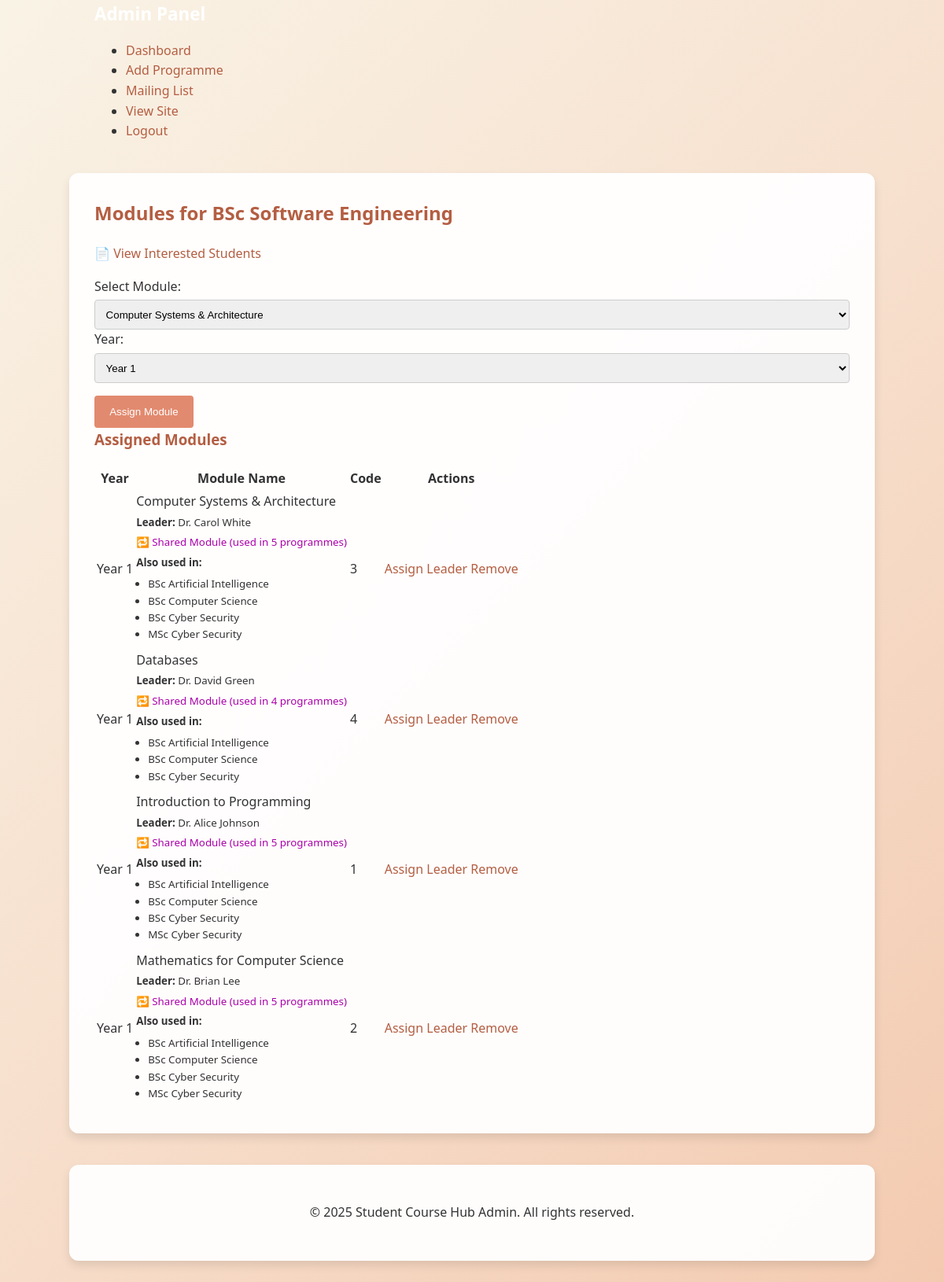
The app's page /index.php?page=programmeModules&id=2 (signed in) with its own data.
### tables this page shows
CREATE TABLE Programmes (
    ProgrammeID INT PRIMARY KEY AUTO_INCREMENT,
    ProgrammeName VARCHAR(160) NOT NULL,
    Description TEXT,
    Image VARCHAR(255),
    LevelID INT,
    ProgrammeLeaderID INT,
    is_published TINYINT(1) NOT NULL DEFAULT 1,
    FOREIGN KEY (LevelID) REFERENCES Levels(LevelID),
    FOREIGN KEY (ProgrammeLeaderID) REFERENCES Staff(StaffID)
);

CREATE TABLE ProgrammeModules (
    ProgrammeID INT,
    ModuleID INT,
    Year INT,
    PRIMARY KEY (ProgrammeID, ModuleID, Year),
    FOREIGN KEY (ProgrammeID) REFERENCES Programmes(ProgrammeID),
    FOREIGN KEY (ModuleID) REFERENCES Modules(ModuleID)
);

CREATE TABLE Modules (
    ModuleID INT PRIMARY KEY,
    ModuleName VARCHAR(160) NOT NULL,
    ModuleLeaderID INT,
    Description TEXT,
    FOREIGN KEY (ModuleLeaderID) REFERENCES Staff(StaffID)
);

CREATE TABLE Staff (
    StaffID INT PRIMARY KEY,
    Name VARCHAR(120) NOT NULL,
    Email VARCHAR(255) DEFAULT NULL,
    Bio TEXT DEFAULT NULL
);

### app/models/controllers/AdminController.php (called while the page is built, shortened)
<?php
require_once(__DIR__ . '/../models/programme.php');
class AdminController
{
    public static function programmeModules($pdo, $programmeId)
{
    $programme = Programme::find($pdo, $programmeId);
    $assigned = Programme::getModules($pdo, $programmeId);
    foreach ($assigned as &$module) {
        $module['UsageCount'] = Programme::moduleUsageCount($pdo, $module['ModuleID']);
        $module['UsedInProgrammes'] = Programme::getProgrammesUsingModule($pdo, $module['ModuleID']);
    }
    $allModules = Programme::allModules($pdo);
    include(__DIR__ . '/../views/admin/programme_modules.php');
}
}

### app/models/programme.php (called while the page is built, shortened)
<?php
class Programme
{
    public static function find($pdo, $id)
    {
        $sql = "SELECT * FROM Programmes WHERE ProgrammeID = :id LIMIT 1";
        $stmt = $pdo->prepare($sql);
        $stmt->execute(['id' => $id]);
        return $stmt->fetch(PDO::FETCH_ASSOC);
    }
    public static function getModules($pdo, $programmeId)
    {
        $sql = "SELECT pm.Year, m.ModuleName, m.ModuleID,
       s.Name AS LeaderName, s.Email, s.Bio
FROM ProgrammeModules pm
JOIN Modules m ON pm.ModuleID = m.ModuleID
LEFT JOIN Staff s ON m.ModuleLeaderID = s.StaffID
WHERE pm.ProgrammeID = :id
ORDER BY pm.Year, m.ModuleName;";
        $stmt = $pdo->prepare($sql);
        $stmt->execute(['id' => $programmeId]);
        return $stmt->fetchAll(PDO::FETCH_ASSOC);
    }
    public static function allModules($pdo)
    {
        $stmt = $pdo->query("SELECT * FROM Modules ORDER BY ModuleName");
        return $stmt->fetchAll(PDO::FETCH_ASSOC);
    }
public static function getProgrammesUsingModule($pdo, $moduleId)
{
    $sql = "SELECT p.ProgrammeID, p.ProgrammeName
            FROM ProgrammeModules pm
            JOIN Programmes p ON pm.ProgrammeID = p.ProgrammeID
            WHERE pm.ModuleID = :moduleId
            ORDER BY p.ProgrammeName";
    $stmt = $pdo->prepare($sql);
    $stmt->execute(['moduleId' => $moduleId]);
    return $stmt->fetchAll(PDO::FETCH_ASSOC);
}
public static function moduleUsageCount($pdo, $moduleId)
{
    $sql = "SELECT COUNT(DISTINCT ProgrammeID) FROM ProgrammeModules WHERE ModuleID = :moduleId";
    $stmt = $pdo->prepare($sql);
    $stmt->execute(['moduleId' => $moduleId]);
    return (int) $stmt->fetchColumn();
}
}

### app/views/admin/programme_modules.php (the view, shortened to what this page needs)
<!DOCTYPE html>
<html lang="en">
<head>
    <link rel="stylesheet" href="assets/css/admin.css">
    <link rel="stylesheet" href="assets/css/theme.css">
</head>
<body>
    <header class="site-header">
        <div class="container">
        <div class="header-content">
            <div class="logo">
                <a href="index.php?page=adminDashboard" style="color: white; font-weight: bold; font-size: 1.4rem; text-decoration: none;">Admin Panel</a>
            </div>
            <nav class="main-nav">
                <ul>
                    <li><a href="index.php?page=adminDashboard">Dashboard</a></li>
                    <li><a href="index.php?page=addProgrammeForm">Add Programme</a></li>
                    <li><a href="index.php?page=mailingList">Mailing List</a></li>
                    <li><a href="index.php?page=programmes">View Site</a></li>
                    <li><a href="index.php?page=adminLogout">Logout</a></li>
                </ul>
            </nav>
        </div>
        </div>
    </header>
    <main class="main-content">
        <div class="container">
            <?php if ($programme && is_array($programme)): ?>
                <h2>Modules for <?= htmlspecialchars($programme['ProgrammeName']) ?></h2>
                <p><a class="add-btn" href="index.php?page=viewInterestedStudents&id=<?= $programme['ProgrammeID'] ?>">📄 View Interested Students</a></p>
            <?php else: ?>
                <p style="color: red; font-weight: bold;">⚠️ Programme not found or invalid ID.</p>
            <?php endif; ?>
            <form method="post" action="index.php?page=assignModule">
                <label>Select Module:</label>
                <select name="moduleId" required>
                    <?php foreach ($allModules as $m): ?>
                        <option value="<?= $m['ModuleID'] ?>">
                            <?= htmlspecialchars($m['ModuleName']) ?>
                        </option>
                    <?php endforeach; ?>
                </select>
                <label>Year:</label>
                <select name="year">
                    <option value="1">Year 1</option>
                </select>
                <button type="submit">Assign Module</button>
            </form>
            <h3>Assigned Modules</h3>
            <table class="admin-table">
                <tr>
                    <th>Year</th>
                    <th>Module Name</th>
                    <th>Code</th>
                    <th>Actions</th>
                </tr>
                <?php foreach ($assigned as $a): ?>
                    <tr>
                        <td>Year <?= $a['Year'] ?></td>
                        <td>
                            <?= htmlspecialchars($a['ModuleName']) ?><br>
                            <small>
                                <strong>Leader:</strong>
                                <?= !empty($a['LeaderName']) ? htmlspecialchars($a['LeaderName']) : '<em>Not assigned</em>'; echo '<br>'; ?>
                                <?php if (($a['UsageCount'] ?? 0) > 1): ?>
                                    <span style="color: #aa00aa;">🔁 Shared Module (used in <?= $a['UsageCount'] ?> programmes)</span><br>
                                    <strong>Also used in:</strong>
                                    <ul style="margin: 5px 0; padding-left: 15px;">
                                        <?php foreach ($a['UsedInProgrammes'] as $p): ?>
                                            <?php if ($p['ProgrammeID'] != $programme['ProgrammeID']): ?>
                                                <li><?= htmlspecialchars($p['ProgrammeName']) ?></li>
                                            <?php endif; ?>
                                        <?php endforeach; ?>
                                    </ul>
                                <?php endif; ?>
                            </small>
                        </td>
                        <td><?= $a['ModuleID'] ?></td>
                        <td>
                            <a class="action-btn edit-btn" href="index.php?page=assignModuleLeaderForm&id=<?= $a['ModuleID'] ?>">Assign Leader</a>
                            <a class="action-btn delete-btn" href="index.php?page=removeModule&programmeId=<?= $programme['ProgrammeID'] ?>&moduleId=<?= $a['ModuleID'] ?>"
                                onclick="return confirm('Remove this module?');">Remove</a>
                        </td>
                    </tr>
                <?php endforeach; ?>
            </table>
        </div>
    </main>
    <footer class="site-footer">
        <div class="container">
            <p>&copy; 2025 Student Course Hub Admin. All rights reserved.</p>
        </div>
    </footer>
</body>
</html>

### public/assets/css/admin.css (style rules this page uses)
body { font-family: 'Segoe UI', Tahoma, Geneva, Verdana, sans-serif; background-color: #fdf8f4; color: #333333; line-height: 1.6; }

### public/assets/css/theme.css (style rules this page uses)
body { margin: 0; padding: 0; font-family: 'Segoe UI', 'Roboto', sans-serif; color: #333333; background: linear-gradient(135deg, #f9f3e6 0%, #f7e0ce 50%, #f3cab0 100%); min-height: 100vh; }
.container { max-width: 960px; margin: 40px auto; padding: 2rem; background: rgba(255, 255, 255, 0.95); color: #333333; border-radius: 12px; box-shadow: 0 6px 12px rgba(0, 0, 0, 0.1); }
h1, h2, h3 { color: #b45e42; margin-top: 0; }
a { color: #b45e42; text-decoration: none; }
input[type="text"], input[type="email"], input[type="password"], select { width: 100%; padding: 0.6rem; margin-top: 0.25rem; border: 1px solid #ccc; border-radius: 4px; box-sizing: border-box; }
button { padding: 0.8rem 1.2rem; margin-top: 1rem; background-color: #e28a6f; color: #ffffff; border: none; border-radius: 4px; cursor: pointer; transition: background-color 0.2s ease; }
footer { text-align: center; margin-top: 2rem; color: #b45e42; }
.site-header .container { background: none; box-shadow: none; border-radius: 0; margin: 0 auto; padding: 0 20px; }

### records on screen
programmes: ProgrammeName "BSc Software Engineering"
programmemodules: Year "1", ModuleID.ModuleName "Computer Systems & Architecture", staff.Name "Dr. Carol White", UsageCount "5", ModuleID.ModuleID "3"
programmes: ProgrammeName "BSc Artificial Intelligence"
programmes: ProgrammeName "BSc Computer Science"
programmes: ProgrammeName "BSc Cyber Security"
programmes: ProgrammeName "MSc Cyber Security"
programmemodules: Year "1", ModuleID.ModuleName "Databases", staff.Name "Dr. David Green", ModuleID.ModuleID "4"
programmemodules: Year "1", ModuleID.ModuleName "Introduction to Programming", staff.Name "Dr. Alice Johnson", UsageCount "5", ModuleID.ModuleID "1"
programmemodules: Year "1", ModuleID.ModuleName "Mathematics for Computer Science", staff.Name "Dr. Brian Lee", UsageCount "5", ModuleID.ModuleID "2"

### other values on screen
form field moduleId "Computer Systems & Architecture"
